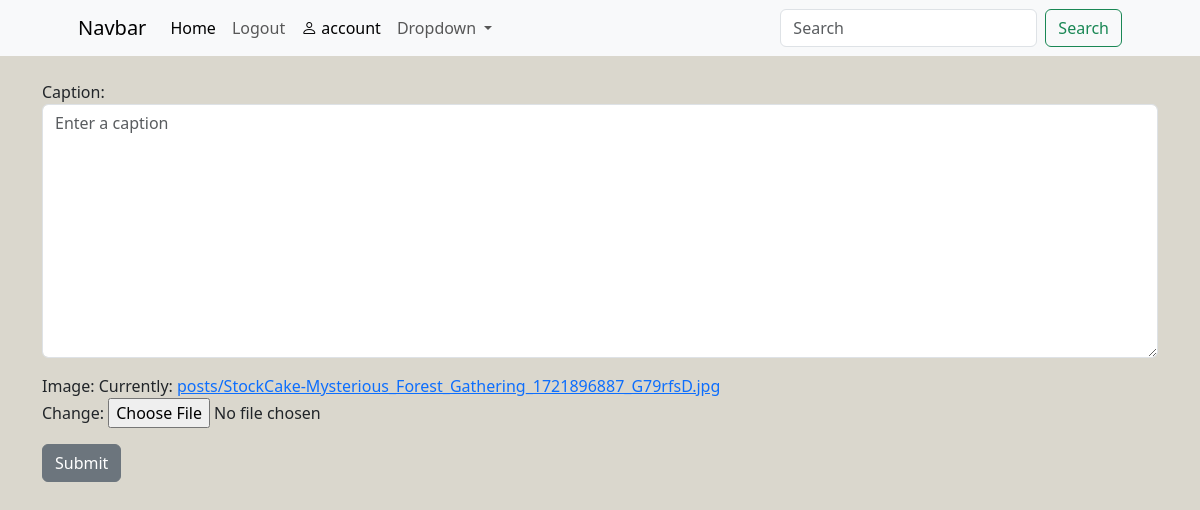
Page /update_upload/9/ (signed in) on the earlier database version.
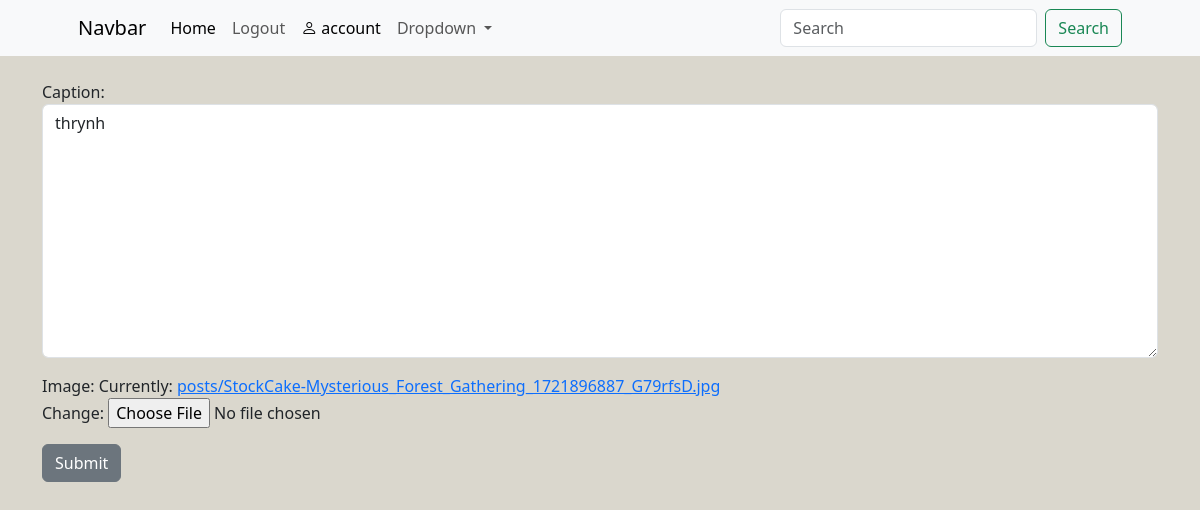
Same page on the later database version.
### main/models.py (models this page shows, shortened)
class Post(models.Model):
    user = models.ForeignKey(User,on_delete=models.CASCADE)
    image = models.ImageField(upload_to='posts/')
    caption = models.TextField(blank=True)
    create_at = models.DateTimeField(auto_now_add=True)
    likes = models.IntegerField(default=0)

### main/views.py (the view)
# urls.py: path('update_upload/<str:post_id>/',views.update_upload,name='update_upload'),
def update_upload(request,post_id):
    post = Post.objects.get(id=post_id)
    if request.user.is_authenticated:
        if request.user == post.user :
            post = Post.objects.get(id=post_id)
            form = Postform(instance=post)
            if request.method == 'POST':
                form = Postform(request.POST,request.FILES,instance=post)
                if form.is_valid():
                    form.save()
                    return redirect('home')
            context = {'form':form}
            return render(request,'upload_post.html',context)
        else:
            messages.success(request,'you arent allowed here')
            return redirect('home')
    else:
        messages.error(request,"You must log in to preform any action")
        return redirect('home')

### main/forms.py
class Postform(forms.ModelForm):
    class Meta:
        model = Post
        fields = ['caption','image',]
        exclude = ['user']
        widgets = {
            'caption': forms.Textarea(attrs={'class':'form-control','placeholder':'Enter a caption'}),
        }

### templates/upload_post.html (shortened to what this page needs)
{% extends 'partial/main.html' %}
{% load static %}
{% block content %}
<br>
<div class="container">
    <form action="" method="post" enctype="multipart/form-data">
        {{form.as_p}}
        <button type="submit" class="btn btn-secondary">Submit </button>
    </form>
</div>
{% endblock content %}

Differences in the rows shown:
changed Post: caption (not shown) → "thrynh"
